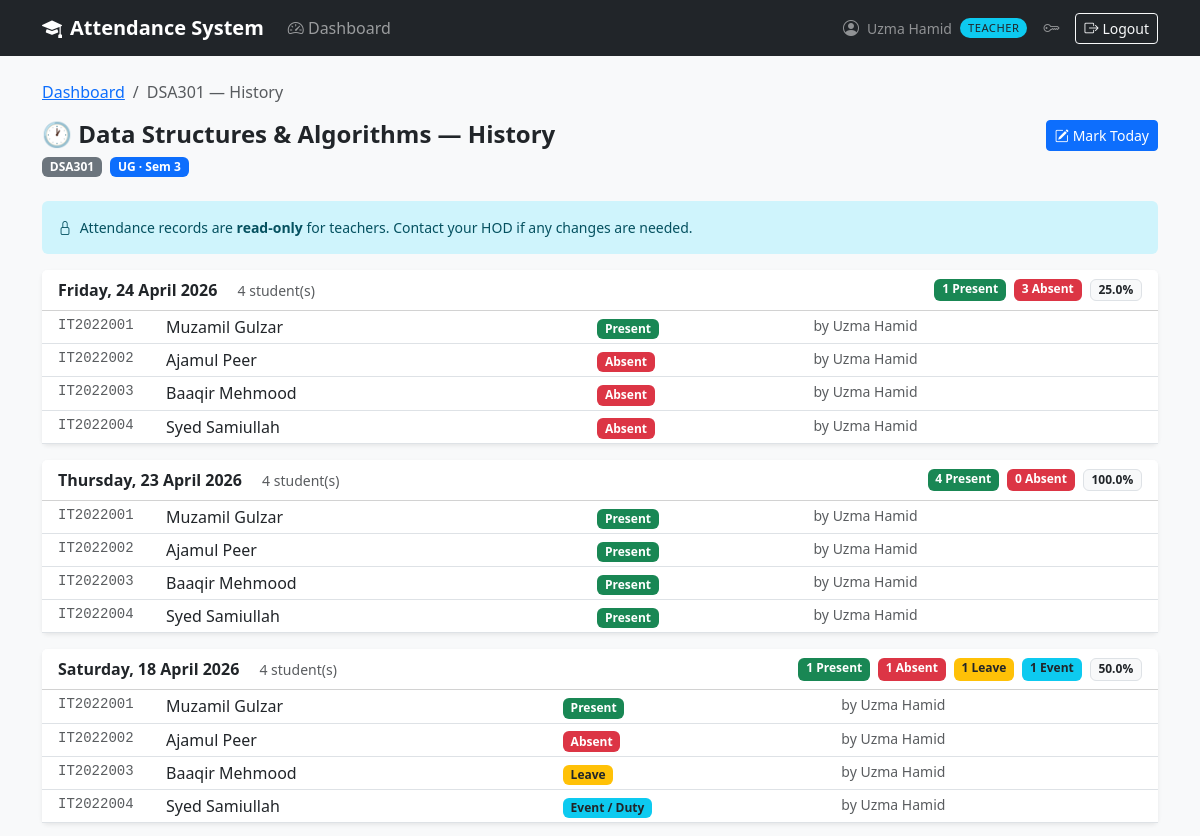
/teacher/attendance/history/1 (signed in, upper part), run on an earlier commit of the app's database.
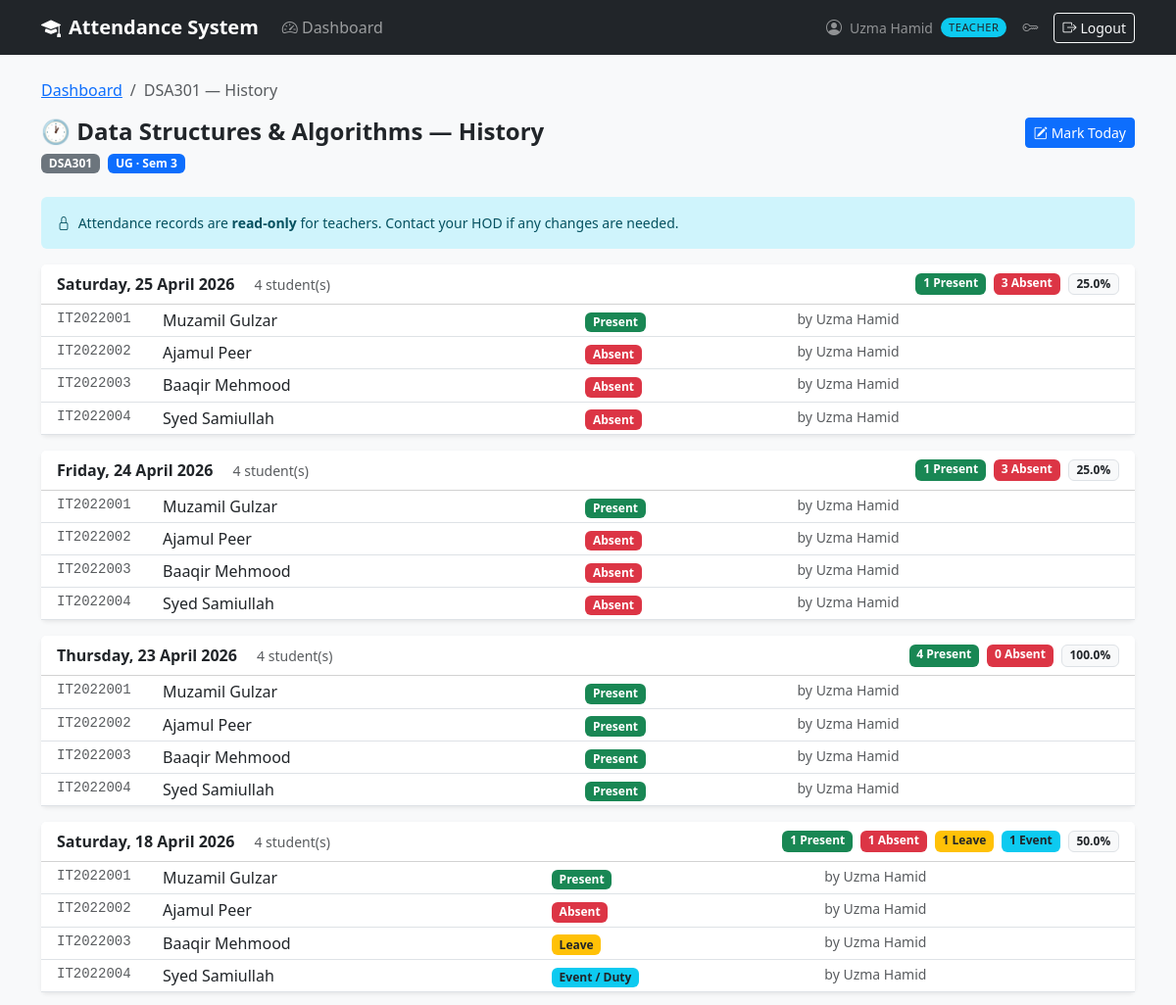
And on a later commit of the database.
### app/models/user.py (models this page shows, shortened)
class User(UserMixin, db.Model):
    __tablename__ = 'users'
    id = db.Column(db.Integer, primary_key=True)
    email = db.Column(db.String(120), unique=True, nullable=False, index=True)
    first_name = db.Column(db.String(50), nullable=False)
    last_name  = db.Column(db.String(50), nullable=False)
    password_hash = db.Column(db.String(256), nullable=False)
    role = db.Column(db.String(20), nullable=False)
    is_active = db.Column(db.Boolean, default=True, nullable=False)
    created_at = db.Column(db.DateTime, default=datetime.utcnow, nullable=False)
    updated_at = db.Column(db.DateTime, default=datetime.utcnow,
                           onupdate=datetime.utcnow, nullable=False)
    teacher_profile = db.relationship('Teacher', back_populates='user',
                                      uselist=False, cascade='all, delete-orphan')
    student_profile = db.relationship('Student', back_populates='user',
                                      uselist=False, cascade='all, delete-orphan')
    @property
    def is_principal(self):
        return self.role == Role.PRINCIPAL
    @property
    def is_hod(self):
        return self.role == Role.HOD
    @property
    def is_teacher(self):
        return self.role == Role.TEACHER
    @property
    def full_name(self):
        return f"{self.first_name} {self.last_name}"

### app/models/subject.py (models this page shows, shortened)
class Subject(db.Model):
    __tablename__ = 'subjects'
    id = db.Column(db.Integer, primary_key=True)
    department_id = db.Column(db.Integer, db.ForeignKey('departments.id'),
                              nullable=False)
    name = db.Column(db.String(100), nullable=False)
    code = db.Column(db.String(15), unique=True, nullable=False)
    semester     = db.Column(db.Integer, nullable=False)
    program_type = db.Column(db.String(5), nullable=False, default='UG')
    total_classes = db.Column(db.Integer, default=0, nullable=False)
    is_active  = db.Column(db.Boolean, default=True, nullable=False)
    created_at = db.Column(db.DateTime, default=datetime.utcnow, nullable=False)
    department = db.relationship('Department', back_populates='subjects')
    teachers   = db.relationship('Teacher', secondary=teacher_subjects,
                                 back_populates='subjects', lazy='dynamic')
    attendance_records = db.relationship('Attendance', back_populates='subject',
                                         lazy='dynamic',
                                         cascade='all, delete-orphan')

### app/models/attendance.py (models this page shows, shortened)
class Attendance(db.Model):
    __tablename__ = 'attendance'
    __table_args__ = (
        db.UniqueConstraint(
            'student_id', 'subject_id', 'date',
            name='uq_student_subject_date'
        ),
    )
    id = db.Column(db.Integer, primary_key=True)
    student_id = db.Column(db.Integer, db.ForeignKey('students.id'),
                           nullable=False, index=True)
    subject_id = db.Column(db.Integer, db.ForeignKey('subjects.id'),
                           nullable=False, index=True)
    marked_by_id = db.Column(db.Integer, db.ForeignKey('teachers.id'),
                             nullable=False)
    date = db.Column(db.Date, nullable=False, index=True)
    status = db.Column(
        db.String(10),
        nullable=False,
        default='absent'
    )
    semester = db.Column(db.Integer, nullable=False)
    is_edited       = db.Column(db.Boolean,  default=False, nullable=False)
    edit_reason     = db.Column(db.Text,     nullable=True)
    edited_by_id    = db.Column(db.Integer,
                                db.ForeignKey('teachers.id'), nullable=True)
    edited_at       = db.Column(db.DateTime, nullable=True)
    original_status = db.Column(db.String(10), nullable=True)
    created_at = db.Column(db.DateTime, default=datetime.utcnow, nullable=False)
    student    = db.relationship('Student', back_populates='attendance_records')
    subject    = db.relationship('Subject', back_populates='attendance_records')
    marked_by  = db.relationship('Teacher', foreign_keys=[marked_by_id],
                                 back_populates='attendance_records')
    edited_by  = db.relationship('Teacher', foreign_keys=[edited_by_id])
    VALID_STATUSES = ('present', 'absent', 'leave', 'event')

### app/models/student.py (models this page shows, shortened)
class Student(db.Model):
    __tablename__ = 'students'
    id = db.Column(db.Integer, primary_key=True)
    user_id = db.Column(db.Integer, db.ForeignKey('users.id'),
                        unique=True, nullable=False)
    department_id = db.Column(db.Integer, db.ForeignKey('departments.id'),
                              nullable=False)
    roll_number = db.Column(db.String(20), unique=True, nullable=False)
    admission_year = db.Column(db.String(9), nullable=False)
    program_type = db.Column(
        db.String(5),
        nullable=False,
        default='UG'
    )
    semester = db.Column(db.Integer, nullable=False, default=1)
    is_graduated       = db.Column(db.Boolean, default=False, nullable=False)
    graduation_semester= db.Column(db.Integer,  nullable=True)
    graduation_year    = db.Column(db.String(9), nullable=True)
    graduation_reason  = db.Column(db.Text,      nullable=True)
    graduated_at       = db.Column(db.DateTime,  nullable=True)
    graduated_by_id    = db.Column(db.Integer,
                                   db.ForeignKey('teachers.id'), nullable=True)
    created_at = db.Column(db.DateTime, default=datetime.utcnow, nullable=False)
    updated_at = db.Column(db.DateTime, default=datetime.utcnow,
                           onupdate=datetime.utcnow, nullable=False)
    user            = db.relationship('User', back_populates='student_profile')
    department      = db.relationship('Department', back_populates='students')
    graduated_by    = db.relationship('Teacher', foreign_keys=[graduated_by_id])
    attendance_records = db.relationship('Attendance', back_populates='student',
                                         lazy='dynamic',
                                         cascade='all, delete-orphan')
    @property
    def full_name(self):
        return self.user.full_name if self.user else 'Unknown'

### app/routes/teacher.py (the view)
@teacher_bp.route('/attendance/history/<int:subject_id>')
@login_required
@teacher_required
@teacher_owns_subject
def attendance_history(subject_id):
    subject = g.owned_subject
    history = get_subject_attendance_history(current_user, subject_id)
    return render_template('teacher/attendance_history.html',
                           subject=subject,
                           history=history,
                           status_colors=STATUS_COLORS,
                           status_labels=STATUS_LABELS,
                           title=f'{subject.code} — History')

### app/models/teacher.py (called while the page is built)
    @property
    def full_name(self):
        return self.user.full_name if self.user else 'Unknown'

### app/services/teacher_service.py (called while the page is built)
def _get_teacher(teacher_user):
    return Teacher.query.filter_by(user_id=teacher_user.id).first()

### app/templates/teacher/attendance_history.html (shortened to what this page needs)
{% extends "shared/base.html" %}
{% block content %}
<nav aria-label="breadcrumb" class="mb-3">
    <ol class="breadcrumb small">
        <li class="breadcrumb-item">
            <a href="{{ url_for('teacher.dashboard') }}">Dashboard</a></li>
        <li class="breadcrumb-item active">{{ subject.code }} — History</li>
    </ol>
</nav>
<div class="d-flex justify-content-between align-items-start mb-4">
    <div>
        <h4 class="fw-bold mb-1">🕐 {{ subject.name }} — History</h4>
        <span class="badge bg-secondary">{{ subject.code }}</span>
        <span class="badge {{ 'bg-primary' if subject.program_type == 'UG' else 'bg-warning text-dark' }} ms-1">
            {{ subject.program_type }} · Sem {{ subject.semester }}
        </span>
    </div>
    <a href="{{ url_for('teacher.mark_attendance_view', subject_id=subject.id) }}"
       class="btn btn-primary btn-sm">
        <i class="bi bi-pencil-square me-1"></i>Mark Today
    </a>
</div>
<div class="alert alert-info border-0 small mb-3">
    <i class="bi bi-lock me-1"></i>
    Attendance records are <strong>read-only</strong> for teachers.
    Contact your HOD if any changes are needed.
</div>
{% if history %}
{% for session in history %}
<div class="card border-0 shadow-sm mb-3">
    <div class="card-header bg-white py-2 px-3 d-flex
                justify-content-between align-items-center">
        <div>
            <span class="fw-semibold">{{ session.date.strftime('%A, %d %B %Y') }}</span>
            <span class="ms-3 small text-muted">
                {{ session.total }} student(s)
            </span>
        </div>
        <div class="d-flex gap-2">
            <span class="badge bg-success">{{ session.present }} Present</span>
            <span class="badge bg-danger">{{ session.absent }} Absent</span>
            {% if session.leave %}<span class="badge bg-warning text-dark">{{ session.leave }} Leave</span>{% endif %}
            {% if session.event %}<span class="badge bg-info text-dark">{{ session.event }} Event</span>{% endif %}
            <span class="badge bg-light text-dark border fw-semibold">{{ session.pct }}%</span>
        </div>
    </div>
    <div class="table-responsive">
        <table class="table table-sm mb-0">
            <tbody>
            {% for record in session.records %}
            <tr>
                <td class="ps-3 font-monospace small text-muted" style="width:120px">
                    {{ record.student.roll_number }}
                </td>
                <td>{{ record.student.full_name }}</td>
                <td>
                    <span class="badge bg-{{ status_colors[record.status] }}
                        {{ 'text-dark' if record.status in ('leave','event') else '' }}">
                        {{ status_labels[record.status] }}
                    </span>
                </td>
                <td class="small text-muted">
                    by {{ record.marked_by.full_name }}
                </td>
            </tr>
            {% endfor %}
            </tbody>
        </table>
    </div>
</div>
{% endfor %}
{% endif %}
{% endblock %}

### app/templates/shared/base.html (shortened to what this page needs)
<!DOCTYPE html>
<html lang="en">
<head>
    <link href="https://cdn.jsdelivr.net/npm/bootstrap@5.3.0/dist/css/bootstrap.min.css" rel="stylesheet">
    <link href="https://cdn.jsdelivr.net/npm/bootstrap-icons@1.11.0/font/bootstrap-icons.css" rel="stylesheet">
</head>
<body>
{% if current_user.is_authenticated %}
<nav class="navbar navbar-expand-lg navbar-dark bg-dark">
  <div class="container">
    <a class="navbar-brand" href="/"><i class="bi bi-mortarboard-fill me-2"></i>Attendance System</a>
    <div class="collapse navbar-collapse" id="navMenu">
      <ul class="navbar-nav me-auto">
        {% if current_user.is_principal %}
          <li class="nav-item">
            <a class="nav-link" href="{{ url_for('principal.dashboard') }}">
              <i class="bi bi-speedometer2"></i> Dashboard
            </a>
          </li>
        {% elif current_user.is_teacher %}
          <li class="nav-item">
            <a class="nav-link" href="{{ url_for('teacher.dashboard') }}">
              <i class="bi bi-speedometer2"></i> Dashboard
            </a>
          </li>
        {% elif current_user.is_student %}
          <li class="nav-item">
            <a class="nav-link" href="{{ url_for('student.dashboard') }}">
              <i class="bi bi-speedometer2"></i> Dashboard
            </a>
          </li>
        {% endif %}
      </ul>
      <ul class="navbar-nav ms-auto align-items-center gap-2">
        <li class="nav-item d-flex align-items-center gap-2">
          <i class="bi bi-person-circle text-white-50"></i>
          <span class="text-white-50 small">{{ current_user.full_name }}</span>
          <span class="role-badge
            {% if current_user.is_principal %}bg-danger text-white
            {% elif current_user.is_hod      %}bg-warning text-dark
            {% elif current_user.is_teacher  %}bg-info text-dark
            {% else                          %}bg-success text-white{% endif %}">
            {{ current_user.role }}
          </span>
        </li>
        <li class="nav-item">
          <a class="nav-link text-white-50" href="{{ url_for('auth.change_password_view') }}"
             title="Change password"><i class="bi bi-key"></i></a>
        </li>
        <li class="nav-item">
          <a class="btn btn-sm btn-outline-light" href="{{ url_for('auth.logout') }}">
            <i class="bi bi-box-arrow-right me-1"></i>Logout
          </a>
        </li>
      </ul>
    </div>
  </div>
</nav>
{% endif %}
<main class="container py-4">
  {% block content %}{% endblock %}
</main>
</body>
</html>

### app/templates/shared/base.html (style rules this page uses)
body { background-color: #f8f9fa; }
.navbar-brand { font-weight: 700; }
.role-badge { font-size: 0.7rem; padding: 2px 8px; border-radius: 10px; text-transform: uppercase; letter-spacing: 0.5px; }

What changed in the data, as far as the page shows it:
added Attendance: student.roll_number "IT2022001", student.full_name "Muzamil Gulzar", status "Present", marked_by.full_name "Uzma Hamid", shown under "Saturday, 25 April 2026"
added Attendance: student.roll_number "IT2022002", student.full_name "Ajamul Peer", status "Absent", marked_by.full_name "Uzma Hamid", shown under "Saturday, 25 April 2026"
added Attendance: student.roll_number "IT2022003", student.full_name "Baaqir Mehmood", status "Absent", marked_by.full_name "Uzma Hamid", shown under "Saturday, 25 April 2026"
added Attendance: student.roll_number "IT2022004", student.full_name "Syed Samiullah", status "Absent", marked_by.full_name "Uzma Hamid", shown under "Saturday, 25 April 2026"
Also different on the page:
new list line: "Saturday, 25 April 2026 4 student(s) 1 Present 3 Absent 25.0 %"
